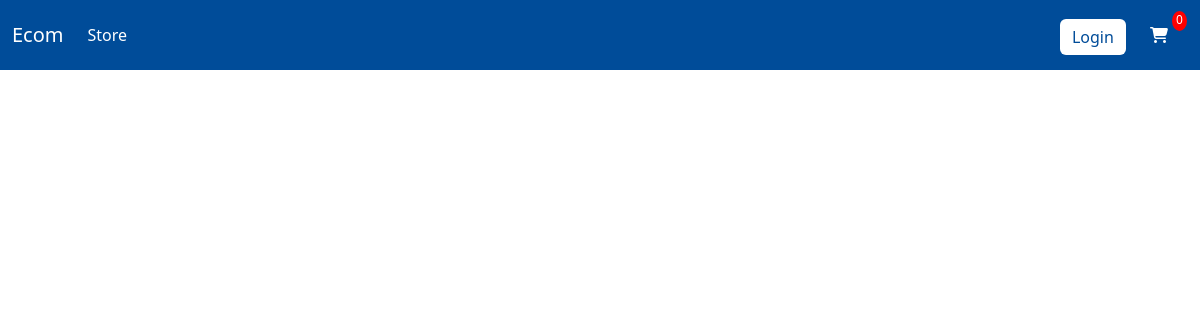
/, run on an earlier commit of the app's database.
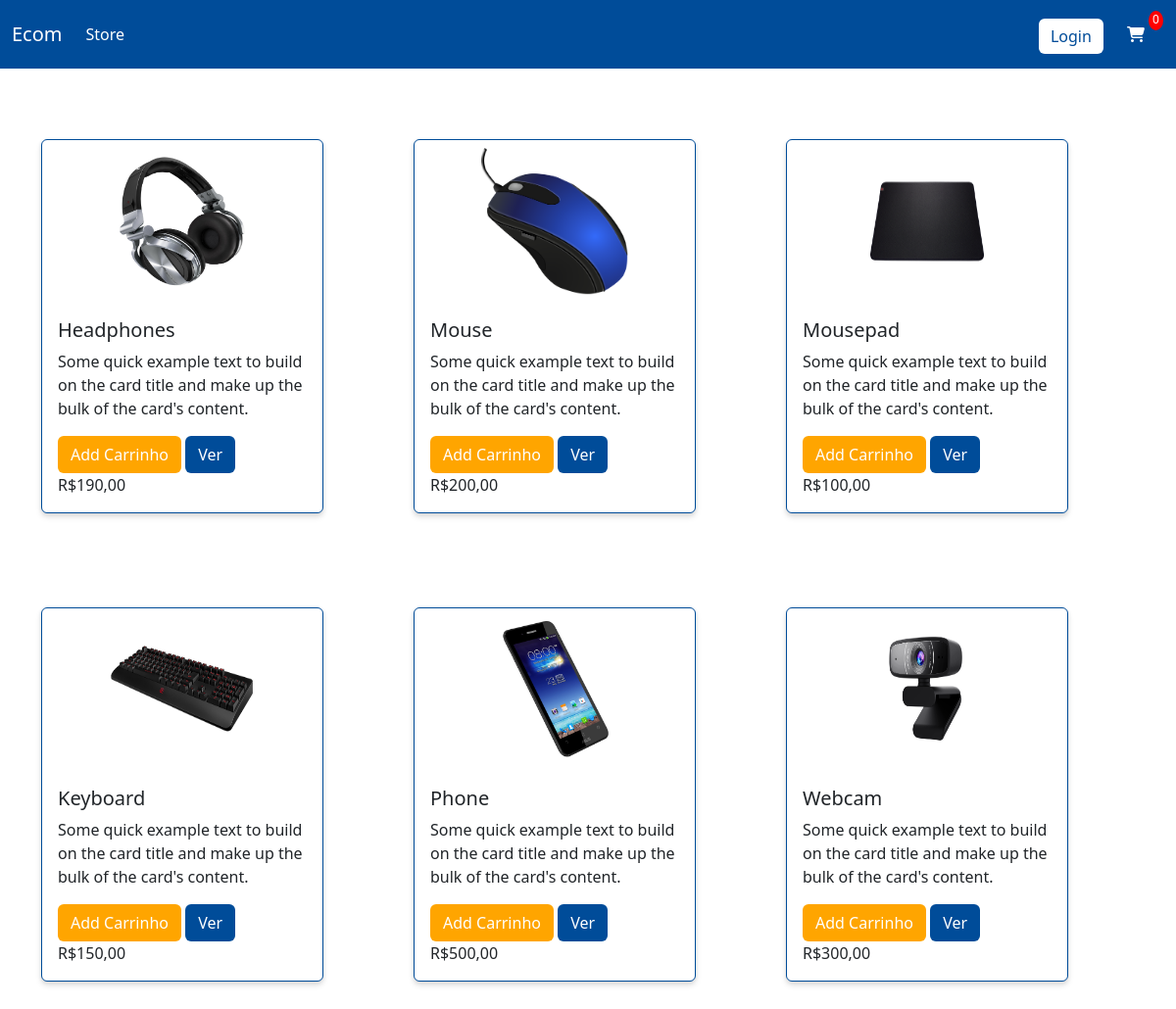
And on a later commit of the database.
### store/models.py (models this page shows, shortened)
class Produto(models.Model):
    nome = models.CharField(max_length=200, null=True)
    preco = models.FloatField()
    digital = models.BooleanField(default=False, null=True, blank=False)
    imagem = models.ImageField(null=True, blank=True)
    @property
    def imagemURL(self):
        try:
            url = self.imagem.url
        except:
            url = ''
        return url

### store/views.py (the view)
# urls.py: path('', include('store.urls'))
def store(request):
    if request.user.is_authenticated:
        cliente = request.user.cliente
        pedido, created = Pedido.objects.get_or_create(cliente=cliente, completo=False)
        itens = pedido.itempedido_set.all()
        itensCarrinho = pedido.valor_total_itens
    else:
        itens = []
        pedido = {'valor_total_itens': 0, 'valor_total_carrinho':0}
        itensCarrinho = pedido['valor_total_itens']
    produtos = Produto.objects.all()
    context = {'produtos':produtos, 'itensCarrinho':itensCarrinho}
    return render(request, 'store/store.html', context)

### store/templates/store/store.html
{% extends 'store/main.html' %}
{% load static %}
{% block content %}
    <div class="row">
        {% for produto in produtos %}
        <div class="col-lg-4">
            <div class="card my-lg-5" style="width: 18rem;">
                <div class="d-flex justify-content-center my-2">
                    <img src="{{ produto.imagemURL }}" class="card-img-top" alt="...">
                </div>
                <div class="card-body">
                    <h5 class="card-title">{{ produto.nome }}</h5>
                    <p class="card-text">Some quick example text to build on the card title and make up the bulk of the card's content.</p>
                    <button data-produto="{{produto.id}}" class="btn btn-car att-cart" data-acao="add">Add Carrinho</button>
                    <a href="#" class="btn btn-view">Ver</a>
                    <h7 id="price">R${{ produto.preco|floatformat:2 }}</h7>
                </div>
            </div>
        </div>
        {% endfor %}
    </div>
{% endblock %}

What changed in the data, as far as the page shows it:
added Produto: imagemURL (picture), nome "Headphones", preco "190,00"
added Produto: imagemURL (picture), nome "Mouse", preco "200,00"
added Produto: imagemURL (picture), nome "Mousepad", preco "100,00"
added Produto: imagemURL (picture), nome "Keyboard", preco "150,00"
added Produto: imagemURL (picture), nome "Phone", preco "500,00"
added Produto: imagemURL (picture), nome "Webcam", preco "300,00"
